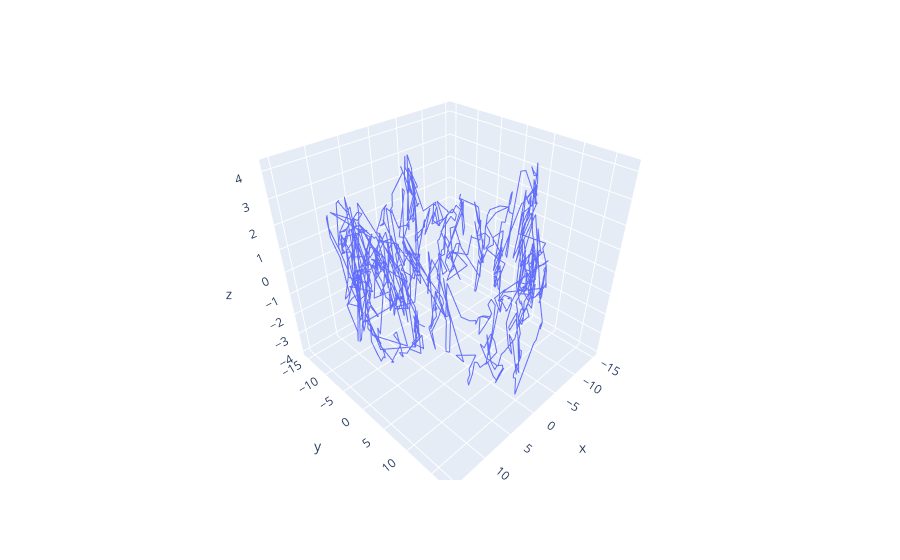

The notebook cell saved with this chart:
### Code cell
fig = plotly.express.line_3d(pd.DataFrame(phase_traj_proj, columns=['x', 'y', 'z']), x="x", y="y", z="z")

fig.show()

### Figure 1 — Plotly figure (JSON) as saved in the notebook; plotly's stock layout.template omitted (floating-point values rounded to 4 significant figures; data arrays with more than 128 entries replaced by an {"elided": "..."} marker saying what was removed)
{"data": [{"hovertemplate": "x=%{x}<br>y=%{y}<br>z=%{z}<extra></extra>", "legendgroup": "", "line": {"color": "#636efa", "dash": "solid"}, "marker": {"symbol": "circle"}, "mode": "lines", "name": "", "scene": "scene", "showlegend": false, "type": "scatter3d", "x": {"elided": "982 float values"}, "y": {"elided": "982 float values"}, "z": {"elided": "982 float values"}}], "layout": {"legend": {"tracegroupgap": 0}, "margin": {"t": 60}, "scene": {"domain": {"x": [0, 1], "y": [0, 1]}, "xaxis": {"title": {"text": "x"}}, "yaxis": {"title": {"text": "y"}}, "zaxis": {"title": {"text": "z"}}}}}
